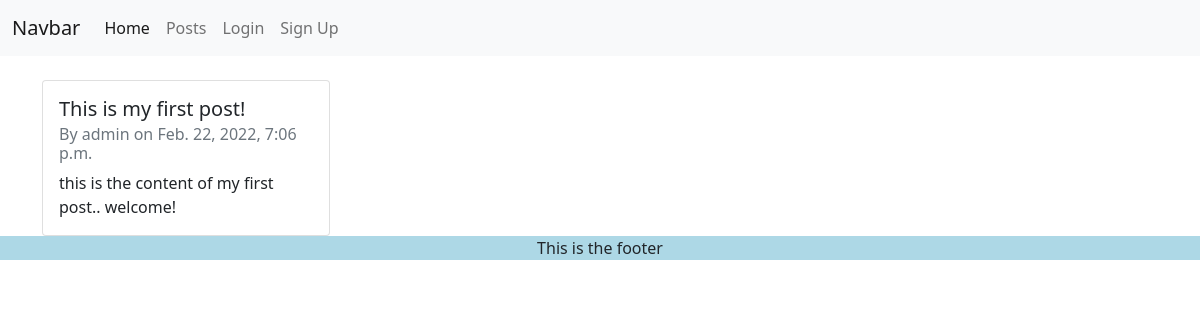
/posts/1, run on the app's committed database.
### blog/models.py (models this page shows, shortened)
class Post(models.Model):
    title = models.CharField(max_length=255)
    author = models.ForeignKey(User, on_delete=models.CASCADE)
    content = models.TextField()
    date_posted = models.DateTimeField(auto_now_add=True)

### blog/views.py (the view)
# urls.py: path('posts/<int:post_id>', views.individualPost, name='individualPost'),
def individualPost(request, post_id):
    post = Post.objects.get(id=post_id)
    context = {'post': post}
    return render(request, 'blog/individualpost.html', context)

### blog/templates/blog/individualpost.html (shortened to what this page needs)
{% extends "blog/base.html" %}
{% block content %}
    <div class="card mt-4" style="width: 18rem;">
        <div class="card-body">
            <h5 class="card-title">{{ post.title }}</h5>
            <h6 class="card-subtitle mb-2 text-muted">By {{ post.author }} on {{ post.date_posted }}</h6>
            <p class="card-text">{{ post.content }}</p>
        </div>
    </div>
{% endblock content %}

### data on the page
Post: title "This is my first post!", author "admin", date_posted "Feb. 22, 2022, 7:06 p.m.", content "this is the content of my first post.. welcome!"
